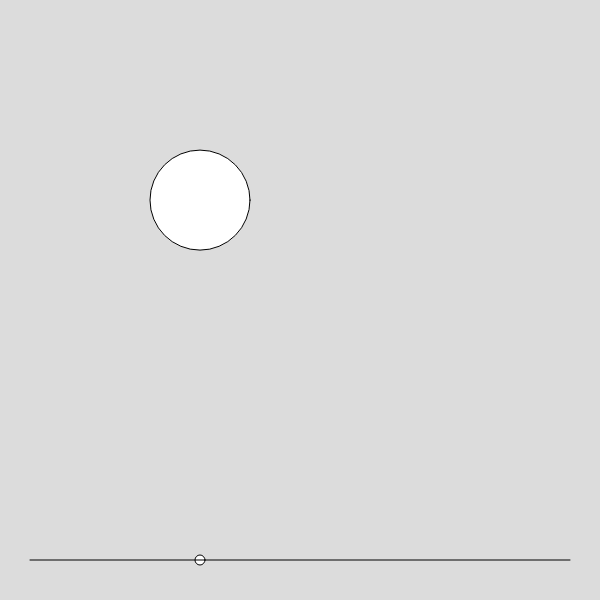
Frame 1 (no input)
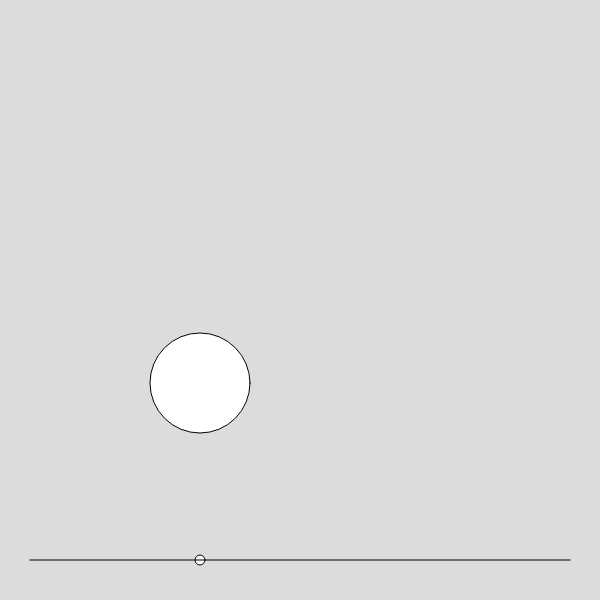
Frame 60 (no input)
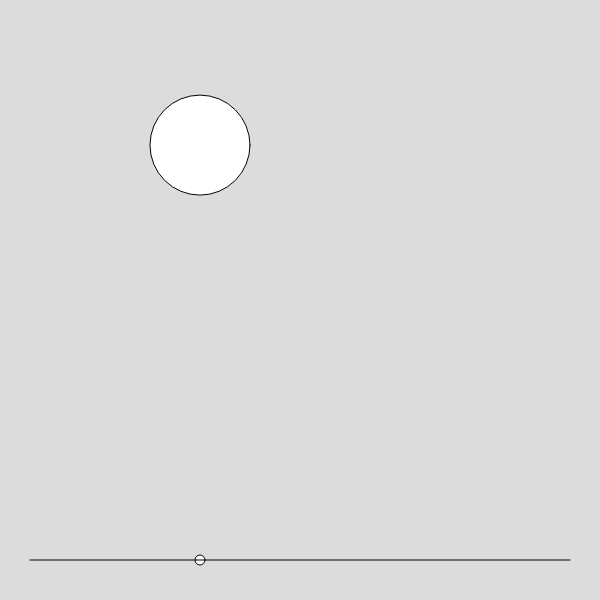
Frame 120 (the mouse pressed at the canvas centre since frame 60)

The p5.js sketch that drew these frames (run headless with seeded random() and noise() and a simulated clock; from frame 60 on, the mouse is pressed at the canvas centre):

// p5.js sketch
// ── sketch.js
CANVAS_SIZE = 600;
BACKGROUND_COLOR = 220;

GROUND_HEIGHT = 40;
GRAVITY = 0.1;
var walls = [];

class Circle {
  constructor(x, y, radius) {
    this.pos = createVector(x, y);
    this.radius = radius;
    this.diameter = radius + radius;
    this.vel = createVector(0, 0);

  }

  update() {
    // Apply gravity
    this.vel.y += GRAVITY;

    // Update position
    this.pos.add(this.vel);

    // Check for collision with walls
    for (var i = 0; i < walls.length; i++) {
      let wall = walls[i];
      let col = wall.collide(this);
      if (col) {
        console.log("Collision!");
        // let speed = this.vel.mag();
        this.vel.y = -1;
        this.pos.y = 100;
        // this.pos = p5.Vector.add(col, p5.Vector.sub(col, this.pos).setMag(this.radius));
      }
    }
  }

  draw() {
    ellipse(this.pos.x, this.pos.y, this.diameter, this.diameter);
  }
}

class Line {
  constructor(x, y, x2, y2) {
    this.x = x;
    this.y = y;
    this.x2 = x2;
    this.y2 = y2;

    this.AB = createVector(x2 - x, y2 - y);
    this.A = createVector(x, y);
  }

  collide(c) {
    let AC = createVector(c.pos.x - this.x, c.pos.y - this.y);

    let AD = p5.Vector.mult(this.AB, (this.AB.dot(AC)) / (this.AB.dot(this.AB)))
    let D = p5.Vector.add(this.A, AD);
    ellipse(D.x, D.y, 10, 10);


    // Check if the intersection point is inside circle
    if (dist(c.pos.x, c.pos.y, D.x, D.y) < c.radius)
      return D;
    else
      return null;

  }

  draw() {
    line(this.x, this.y, this.x2, this.y2);
  }
}


var ground = null;
var circle = null;

function setup() {
  // setup 
  createCanvas(CANVAS_SIZE, CANVAS_SIZE);
  walls.push(new Line(30, CANVAS_SIZE - GROUND_HEIGHT, CANVAS_SIZE - 30, CANVAS_SIZE - GROUND_HEIGHT));
  circle = new Circle(200, 200, 50);
}

function draw() {
  // Clear background
  background(BACKGROUND_COLOR);

  // Update physics
  circle.update();

  // draw  
  for (var i = 0; i < walls.length; i++)
    walls[i].draw();

  circle.draw();

}
